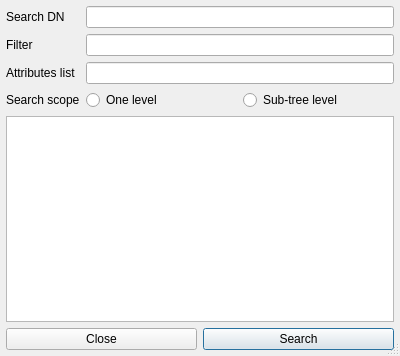
<?xml version="1.0" encoding="UTF-8"?>
<ui version="4.0">
 <class>CLDapSearchDialog</class>
 <widget class="QDialog" name="CLDapSearchDialog">
  <property name="geometry">
   <rect>
    <x>0</x>
    <y>0</y>
    <width>400</width>
    <height>356</height>
   </rect>
  </property>
  <property name="windowTitle">
   <string>Ldap search dialog</string>
  </property>
  <property name="sizeGripEnabled">
   <bool>true</bool>
  </property>
  <layout class="QVBoxLayout" name="verticalLayout_2">
   <property name="leftMargin">
    <number>6</number>
   </property>
   <property name="topMargin">
    <number>6</number>
   </property>
   <property name="rightMargin">
    <number>6</number>
   </property>
   <property name="bottomMargin">
    <number>6</number>
   </property>
   <item>
    <layout class="QGridLayout" name="gridLayout" rowstretch="0,0,0,0,1" columnstretch="0,1,1">
     <item row="1" column="0">
      <widget class="QLabel" name="label_2">
       <property name="text">
        <string>Filter</string>
       </property>
      </widget>
     </item>
     <item row="0" column="0">
      <widget class="QLabel" name="label">
       <property name="text">
        <string>Search DN</string>
       </property>
      </widget>
     </item>
     <item row="2" column="0">
      <widget class="QLabel" name="label_3">
       <property name="text">
        <string>Attributes list</string>
       </property>
      </widget>
     </item>
     <item row="3" column="2">
      <widget class="QRadioButton" name="radioSubTree">
       <property name="text">
        <string>Sub-tree level</string>
       </property>
      </widget>
     </item>
     <item row="3" column="0">
      <widget class="QLabel" name="label_4">
       <property name="text">
        <string>Search scope</string>
       </property>
      </widget>
     </item>
     <item row="3" column="1">
      <widget class="QRadioButton" name="radioOneLevel">
       <property name="text">
        <string>One level</string>
       </property>
      </widget>
     </item>
     <item row="2" column="1" colspan="2">
      <widget class="QLineEdit" name="attrEdit"/>
     </item>
     <item row="1" column="1" colspan="2">
      <widget class="QLineEdit" name="filterEdit"/>
     </item>
     <item row="0" column="1" colspan="2">
      <widget class="QLineEdit" name="searchDnEdit"/>
     </item>
     <item row="4" column="0" colspan="3">
      <widget class="QTableWidget" name="tableWidget"/>
     </item>
    </layout>
   </item>
   <item>
    <layout class="QHBoxLayout" name="horizontalLayout">
     <property name="bottomMargin">
      <number>0</number>
     </property>
     <item>
      <widget class="QPushButton" name="closeButton">
       <property name="text">
        <string>Close</string>
       </property>
       <property name="autoDefault">
        <bool>false</bool>
       </property>
       <property name="default">
        <bool>false</bool>
       </property>
      </widget>
     </item>
     <item>
      <widget class="QPushButton" name="searchButton">
       <property name="text">
        <string>Search</string>
       </property>
       <property name="default">
        <bool>true</bool>
       </property>
      </widget>
     </item>
    </layout>
   </item>
  </layout>
 </widget>
 <tabstops>
  <tabstop>searchDnEdit</tabstop>
  <tabstop>filterEdit</tabstop>
  <tabstop>attrEdit</tabstop>
  <tabstop>radioOneLevel</tabstop>
  <tabstop>radioSubTree</tabstop>
  <tabstop>tableWidget</tabstop>
 </tabstops>
 <resources/>
 <connections/>
</ui>
